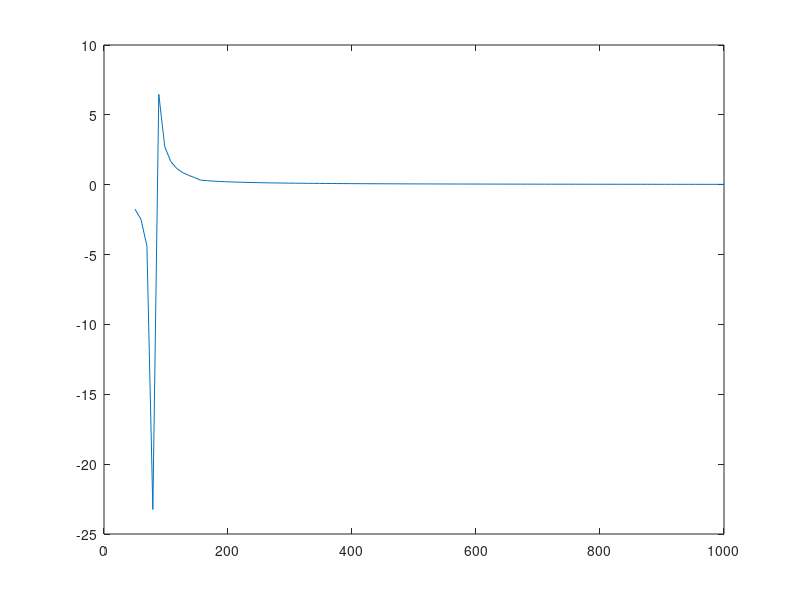

Reproduce this figure in MATLAB.
clear all; clc;

%%
u_bound = linspace(50, 1000);

m = 8.25;
x0 = 0.6;
x_min = 0.1;
v_init = linspace(0, 25);

t_compress = zeros(1, length(u_bound));

v_init = -3;

for i = 1:length(t_compress)
    t_compress(i) = (-v_init + sqrt(v_init^2 - 4*(.5*(-9.81 + u_bound(i)/m)*(x0-x_min))))/(2*.5*(-9.81 + u_bound(i)/m));
end

plot(u_bound, t_compress)